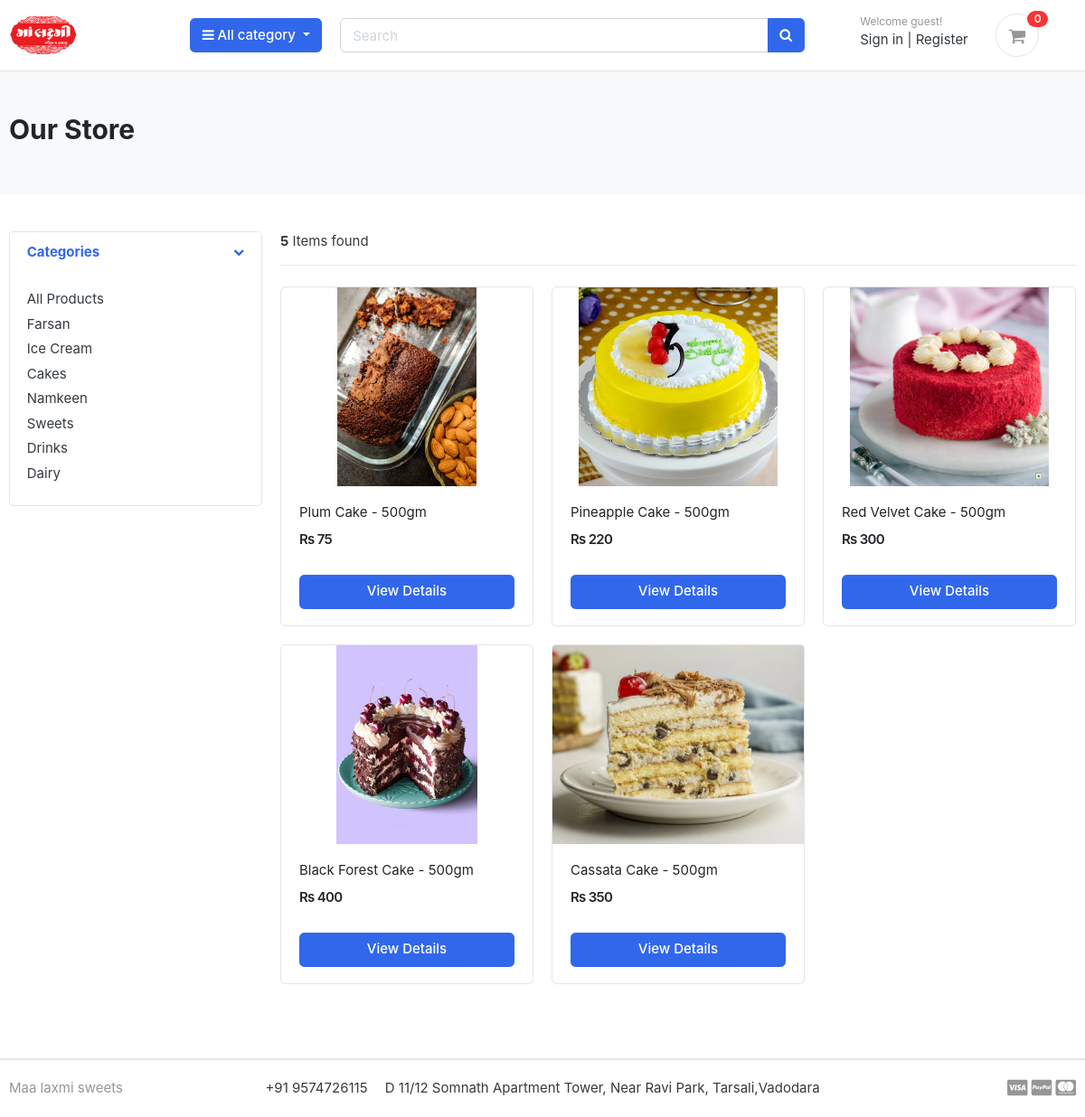
Screenshot of /store/category/cakes/ with the database file from the repository.
### category/models.py (models this page shows, shortened)
class Category(models.Model):
    category_name = models.CharField(max_length=50,unique=True)
    slug = models.SlugField(max_length=100,unique=True)
    description = models.TextField(max_length=255,blank=True)
    category_image = models.ImageField(upload_to='photos/Categories',blank=True)
    class Meta:
        verbose_name = 'category'
        verbose_name_plural = 'categories'
    def get_url(self):
        return reverse('products_by_category',args=[self.slug])

### store/models.py (models this page shows, shortened)
class Product(models.Model):
    product_name = models.CharField(max_length=200,unique=True)
    slug = models.SlugField(max_length=200,unique=True)
    description = models.TextField(max_length=500,blank=True)
    price = models.IntegerField()
    images = models.ImageField(upload_to='photos/products')
    stock = models.IntegerField()
    is_available = models.BooleanField(default=True)
    category = models.ForeignKey(Category, on_delete=models.CASCADE)
    created_date = models.DateTimeField(auto_now_add=True)
    modified_date = models.DateTimeField(auto_now=True)
    def get_url(self):
        return reverse('product_detail',args=[self.category.slug,self.slug])

### store/views.py (the view)
# urls.py: path('store/',include('store.urls')),
def store(request, category_slug=None):
    categories = None
    products = None
    if category_slug != None:
        categories = get_object_or_404(Category, slug=category_slug)
        products = Product.objects.filter(
            category=categories, is_available=True)
        paginator = Paginator(products, 6)
        page = request.GET.get('page')
        paged_products = paginator.get_page(page)
        product_count = products.count()
    else:
        products = Product.objects.all().filter(is_available=True).order_by('id')
        paginator = Paginator(products, 6)
        page = request.GET.get('page')
        paged_products = paginator.get_page(page)
        product_count = products.count()
    context = {
        'products': paged_products,
        'product_count': product_count,
    }
    return render(request, 'store/store.html', context)

### carts/context_processors.py (called while the page is built)
def counter(request):
    cart_count = 0
    if 'admin' in request.path:
        return {}
    else:
        try:
            cart = Cart.objects.filter(cart_id=_cart_id(request))
            if request.user.is_authenticated:
                cart_items = CartItem.objects.all().filter(user=request.user)
            else:
                cart_items = CartItem.objects.all().filter(cart=cart[:1])
            for cart_item in cart_items:
                cart_count += cart_item.quantity
        except Cart.DoesNotExist:
            cart_count = 0
    return dict(cart_count=cart_count)

### carts/views.py (called while the page is built)
def _cart_id(request):
    cart = request.session.session_key
    if not cart:
        cart = request.session.create()
    return cart

### category/context_processors.py (called while the page is built)
def menu_links(request):
    links = Category.objects.all()
    return dict(links=links)

### templates/store/store.html (shortened to what this page needs)
{% extends 'base.html' %}
{% load static %}
{% block content %}
<section class="section-pagetop bg">
    <div class="container">
        {% if 'search' in request.path %}
        <h2 class="title-page">Search Result</h2>
        {% else %}
        <h2 class="title-page">Our Store</h2>
        {% endif %}
    </div>
    </section>
    <section class="section-content padding-y">
    <div class="container">
    <div class="row">
        <aside class="col-md-3">
    <div class="card">
        <article class="filter-group">
            <header class="card-header">
                <a href="#" data-toggle="collapse" data-target="#collapse_1" aria-expanded="true" class="">
                    <i class="icon-control fa fa-chevron-down"></i>
                    <h6 class="title">Categories</h6>
                </a>
            </header>
            <div class="filter-content collapse show" id="collapse_1" style="">
                <div class="card-body">
                    <ul class="list-menu">
                    <li><a href="{% url 'store' %}">All Products </a></li>
                    {% for category in links %}
                    <li><a href="{{category.get_url}}">{{category.category_name}} </a></li>
                    {% endfor %}
                    </ul>
                </div>
            </div>
        </article>
    </div>
        </aside>
        <main class="col-md-9">
    <header class="border-bottom mb-4 pb-3">
            <div class="form-inline">
                <span class="mr-md-auto"><b>{{product_count}}</b> Items found </span>
            </div>
    </header>
    <div class="row">
        {% if products %}
        {% for product in products %}
        <div class="col-md-4">
            <figure class="card card-product-grid">
                <div class="img-wrap">
                    <a href="{{product.get_url}}"> <img src="{{product.images.url}}"></a>
                </div>
                <figcaption class="info-wrap">
                    <div class="fix-height">
                        <a href="{{product.get_url}}" class="title">{{product.product_name}}</a>
                        <div class="price-wrap mt-2">
                            <span class="price">Rs {{product.price}}</span>
                        </div>
                    </div>
                    <a href="{{product.get_url}}" class="btn btn-block btn-primary">View Details </a>
                </figcaption>
            </figure>
        </div>
        {% endfor %}
        {% else %}
        <div><h2>No Results Found</h2></div>
        {% endif %}
    </div>
        </main>
    </div>
    </div>
    </section>
    {% endblock %}

### static/css/ui.css (style rules this page uses)
html { font-family: "Inter", sans-serif; font-size: 15px; }
.img-wrap { text-align: center; display: block; }
.img-wrap img { max-width: 100%; }
.price-wrap { letter-spacing: -0.7px; }
.padding-y { padding-top: 40px; padding-bottom: 40px; }
figure { margin-bottom: 0; }
article:after, .form-group:after { display: block; clear: both; content: ""; }
.bg { background-color: #f8f9fa; }
.title-page { color: #212529; }
[class*=list-] li:after { visibility: hidden; display: block; content: ""; overflow: hidden; height: 0; clear: both; }
.list-menu { list-style: none; margin: 0; padding-left: 0; }
.list-menu li { margin-bottom: 5px; }
.list-menu a { color: #343a40; }
[class*=card-product] a.title { color: #212529; display: block; }
[class*=card-product] .img-wrap { overflow: hidden; position: relative; }
[class*=card-product] .img-wrap img { height: 100%; max-width: 100%; width: auto; display: inline-block; -o-object-fit: cover; object-fit: cover; }
.card-product-grid { margin-bottom: 20px; }
.card-product-grid .img-wrap { border-radius: 0.2rem 0.2rem 0 0; height: 220px; }
.card-product-grid .info-wrap { overflow: hidden; padding: 18px 20px; }
.card-product-grid .fix-height { height: 80px; overflow: hidden; }
.card .img-wrap { overflow: hidden; }
.price { font-weight: 600; color: #212529; }
.icon-control { margin-top: 5px; float: right; font-size: 80%; }
.card-header .title { margin-bottom: 0; line-height: 1.5; }
.filter-group { border-bottom: 1px solid #e4e4e4; }
.filter-group .card-header { border-bottom: 0; }
.filter-group:last-child { border-bottom: 0; }
.section-pagetop { padding: 45px 0; }

### rows the page displays
Category: category_name "Farsan"
Category: category_name "Ice Cream"
Category: category_name "Cakes"
Category: category_name "Namkeen"
Category: category_name "Sweets"
Category: category_name "Drinks"
Category: category_name "Dairy"
Product: images (picture), product_name "Plum Cake - 500gm", price "75"
Product: images (picture), product_name "Pineapple Cake - 500gm", price "220"
Product: images (picture), product_name "Red Velvet Cake - 500gm", price "300"
Product: images (picture), product_name "Black Forest Cake - 500gm", price "400"
Product: images (picture), product_name "Cassata Cake - 500gm", price "350"

### other values shown
{{ cart_count }} "0"
{{ product_count }} "5"
